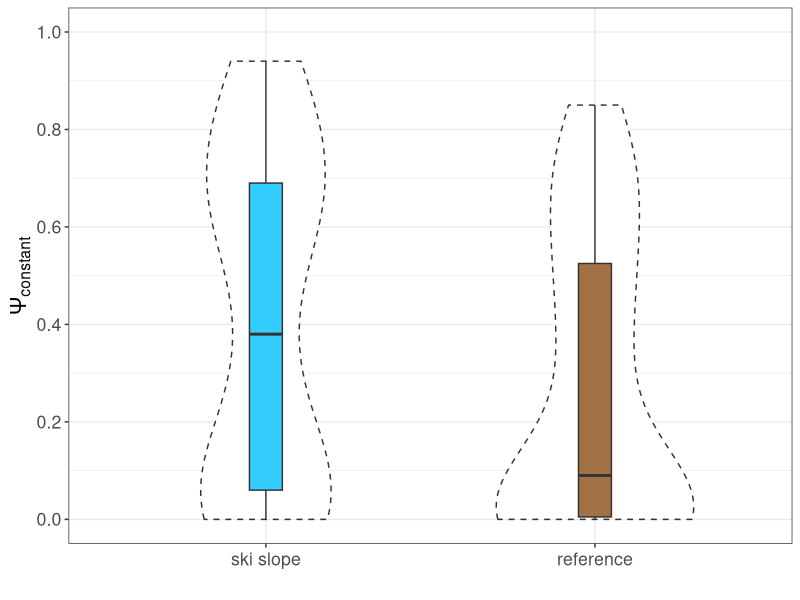

Write the R code that produced this figure.
library("tidyverse")
library("patchwork")

all_dat<- read.csv("dat/raw/all_data.csv",
                   header = T,
                   sep = ",",
                   dec = ".",
                   stringsAsFactors=FALSE) |>
  mutate(toponym = recode_factor(
    project_area,
    "Dobratsch" = "D",
    "Ehrwald" = "E",
    "Golm" = "G",
    "Hauser Kaibling" = "H",
    "Ischgl" = "I",
    "Meran2000" = "M",
    "Nassfeld" = "N",
    "Patscherkofel" = "P",
    "Schladming" = "S",
    "Sankt Anton" = "STA",
    "See in Paznaun" = "SP",
    "Wartschenbach" = "Z"
  ), ski_slope=recode_factor(ski_slope,"yes"="A","no"="B"))

####################################
#Boxplots for for ski and none-ski slopes
####################################
dat_ski <- subset(all_dat, ski_slope == "A") |>
  select(-ski_slope)
dat_noski <- subset(all_dat, ski_slope == "B") |>
  select(-ski_slope)
dat_psi <- data.frame(dat_ski$psi_intervall)
dat_psi$type <- "A"
dat_psi_d <- data.frame(dat_noski$psi_intervall)
dat_psi <- dat_psi %>% rename(psi_intervall = dat_ski.psi_intervall)
dat_psi_d <- dat_psi_d %>% rename(psi_intervall = dat_noski.psi_intervall)
dat_psi_d$type <- "B"
dat_psi <- rbind(dat_psi, dat_psi_d)

p2 <- ggplot(dat_psi) +
  geom_violin(aes(x = type, y = psi_intervall), linetype = 2, width = .6) +
  geom_boxplot(aes(x = type, y = psi_intervall, fill = as.factor(type)), width = .1) +
  theme_bw() +
  theme(
    legend.position = "none", text = element_text(size = 16), axis.title.y = element_text(angle = 90, vjust = 0.5, size = 16), axis.text.x = element_text(angle = 0, hjust = 0.5, vjust = 0.5),
    axis.title.x = element_text(vjust = 0.5, size = 16), axis.title.y.right = element_text(angle = 0, vjust = 0.5)
  ) +
  scale_y_continuous(limits = c(0, 1), breaks = scales::breaks_extended(n = 7)) +
  scale_x_discrete(labels = c('ski slope','reference'))+
  labs(x = "", y = bquote(Psi[constant])) +
  scale_color_manual(values = c("#33ccff", "#A27146"), labels=c("ski slope","reference"), name = "") +
  scale_fill_manual(values = c("#33ccff", "#A27146"), labels=c("ski slope","reference"), name = "")

ggsave("plt/fig4.png", plot = p2, device = png, height = 10, width = 19, dpi = 300, units = "cm")
